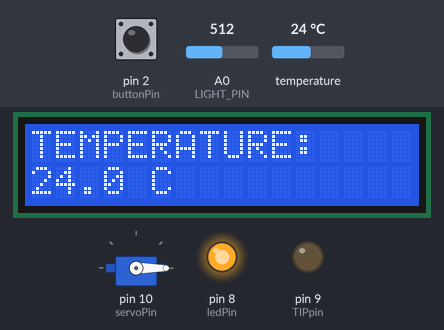
A sketch run on a simulated Arduino Uno, built with avr-gcc and run on an emulated ATmega328P. Shown: 16×2 character LCD, servo, output pins drawn as LEDs (lit = HIGH). The inputs (shaded band) are chosen by the test bench; at power-on: pin 2 (buttonPin) HIGH, temperature 24 °C, A0 (LIGHT_PIN) = 512. EEPROM starts erased.

Above: at 3.1 s.
3.2 s: pin 2 (buttonPin) pulled LOW for 1.15 s
At 4.9 s:
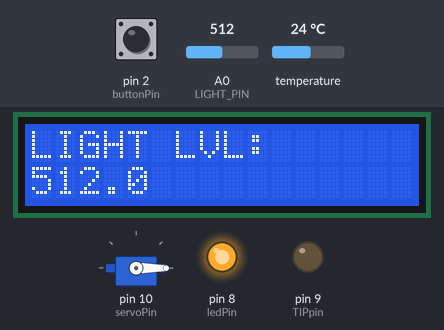
5.8 s: pin 2 (buttonPin) pulled LOW for 1.15 s
At 6.5 s:
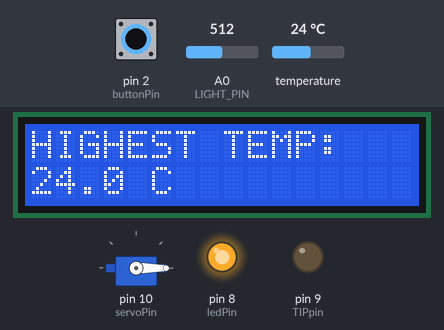
8.4 s: temperature set to 24.5 °C
At 9.6 s:
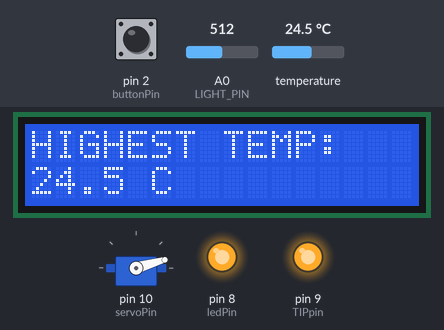
12.3 s: pin 2 (buttonPin) pulled LOW for 3.2 s
At 13.6 s:
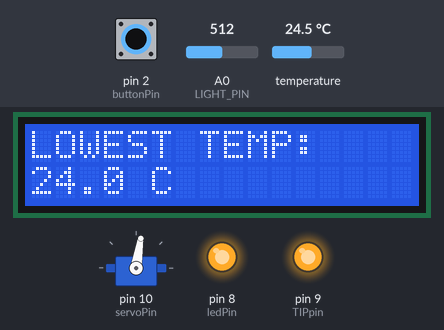
17.0 s: pin 2 (buttonPin) pulled LOW for 1.15 s
At 17.4 s:
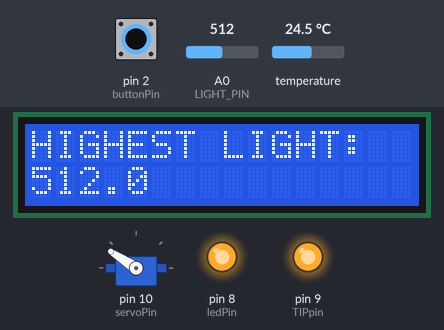
20.3 s: A0 (LIGHT_PIN) set to 681
At 22.6 s:
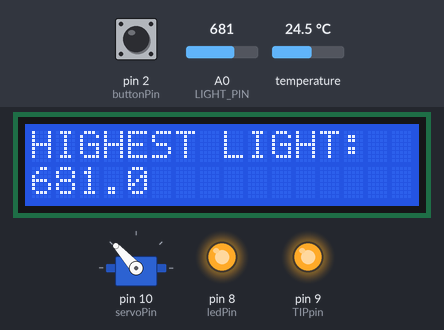
24.3 s: A0 (LIGHT_PIN) set to 708
Timing chart, 0 to 39.3 s (numbered marks = the images above; inputs shaded):
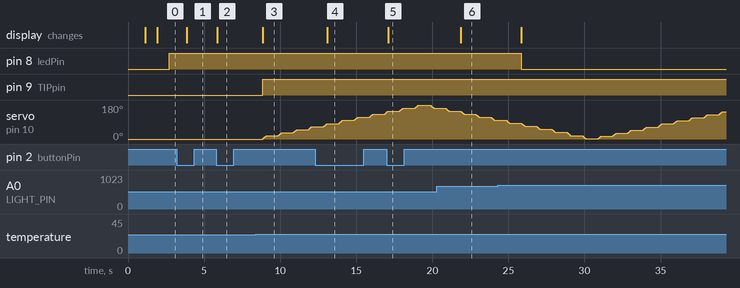

Measured:
- the behaviour switches between 24 and 24.1 °C on temperature (found by bisection; images 2 and 3)
- after the input at 3.2 s, the display: changes after 0.65 s (image 1)
- after the input at 5.8 s, the display: changes after 0.06 s (image 2)
- after the input at 8.4 s, pin 9 (TIPpin): LOW → HIGH after 0.45 s; servo on pin 10 (servoPin): moves from 0° to 65° over 3.2 s, starting after 0.46 s; the display: changes after 0.46 s (image 3)
- after the input at 12.3 s, the display: changes after 0.78 s (image 4)
- after the input at 17.0 s, the display: changes after 0.09 s (image 5)
- after the input at 20.3 s, the display: changes after 1.6 s (image 6)
- after the input at 24.3 s, pin 8 (ledPin): HIGH → LOW after 1.6 s

The sketch:

HW3.ino
```cpp
#include <OneWire.h>
#include <DallasTemperature.h>
#include <EEPROM.h>
#include <LiquidCrystal.h>
#include <Servo.h>

// Pin definitions
#define LIGHT_PIN A0
#define ONE_WIRE_BUS 13
const int ledPin = 8;
const int buttonPin = 2;
const int servoPin = 10;
const int TIPpin = 9;

// EEPROM addresses
#define MAGIC_ADDR      0
#define MAGIC_VALUE     0x42
#define HIGH_TEMP_ADDR  1
#define HIGH_LIGHT_ADDR 5
#define LOW_TEMP_ADDR   9
#define LOW_LIGHT_ADDR  13
#define BUTTON_ADDR     17

// Hardware objects
LiquidCrystal lcd(12, 11, 5, 4, 3, 6);
OneWire oneWire(ONE_WIRE_BUS);
DallasTemperature sensors(&oneWire);
Servo servo;

// Record tracking variables
float highestTemp = -100.0;
float lowestTemp = 1000.0;
float highestLight = 0.0;
float lowestLight = 1000.0;
int counter = 0;

// Current sensor readings
volatile float currentTemp = 0.0;
volatile float currentLight = 0.0;

// Display state tracking
float tempLast = -100.0;
float lightLast = -1.0;
int lastCounter = -1;

// Event flags
volatile bool buttonPressed = false;
volatile bool sensorReadFlag = false;
volatile bool displayUpdateFlag = false;
volatile bool servoUpdateFlag = false;

// Timer counters
volatile uint16_t sensorTimerCount = 0;
volatile uint16_t displayTimerCount = 0;
volatile uint16_t servoTimerCount = 0;
const uint16_t SENSOR_INTERVAL = 500;
const uint16_t DISPLAY_INTERVAL = 500;
const uint16_t SERVO_INTERVAL = 15;

// Servo variables
int servoPos = 0;
bool servoActive = false;
bool servoForward = true;

// Button debouncing
volatile unsigned long lastButtonTime = 0;
const unsigned long debounceDelay = 500;

void buttonISR() {
  unsigned long currentTime = millis();
  if (currentTime - lastButtonTime > debounceDelay) {
    buttonPressed = true;
    lastButtonTime = currentTime;
  }
}

void timer2_compa_handler() {
  sensorTimerCount++;
  displayTimerCount++;
  servoTimerCount++;

  if (sensorTimerCount >= SENSOR_INTERVAL) {
    sensorReadFlag = true;
    sensorTimerCount = 0;
  }

  if (displayTimerCount >= DISPLAY_INTERVAL) {
    displayUpdateFlag = true;
    displayTimerCount = 0;
  }

  if (servoTimerCount >= SERVO_INTERVAL) {
    servoUpdateFlag = true;
    servoTimerCount = 0;
  }
}

ISR(TIMER2_COMPA_vect) {
  timer2_compa_handler();
}


void setup() {
  sensors.begin();
  lcd.begin(16, 2);

  pinMode(ledPin, OUTPUT);
  pinMode(buttonPin, INPUT_PULLUP);
  pinMode(TIPpin, OUTPUT);

  servo.attach(servoPin);
  servo.write(0);
  servoPos = 0;

  lcd.clear();
  lcd.print("Initializing...");
  lcd.setCursor(0, 1);
  lcd.print("Temp & Light");

  attachInterrupt(digitalPinToInterrupt(buttonPin), buttonISR, FALLING);
  setupTimer2();

  loadEEPROMData();

  delay(1000);
  lcd.clear();

  readSensors();
  updateDisplay();
}

void loop() {
  if (buttonPressed) {
    handleButtonPress();
    buttonPressed = false;
  }

  if (sensorReadFlag) {
    readSensors();
    checkAndUpdateRecords();
    controlLED();
    controlServoLogic();
    sensorReadFlag = false;
  }

  if (displayUpdateFlag) {
    updateDisplay();
    displayUpdateFlag = false;
  }

  if (servoUpdateFlag) {
    updateServoPosition();
    servoUpdateFlag = false;
  }
}

void readSensors() {
  currentLight = analogRead(LIGHT_PIN);

  sensors.requestTemperatures();
  currentTemp = sensors.getTempCByIndex(0);
}


void checkAndUpdateRecords() {
  if (currentTemp > highestTemp) {
    highestTemp = currentTemp;
    EEPROM.put(HIGH_TEMP_ADDR, highestTemp);
  }

  if (currentTemp < lowestTemp) {
    lowestTemp = currentTemp;
    EEPROM.put(LOW_TEMP_ADDR, lowestTemp);
  }

  if (currentLight > highestLight) {
    highestLight = currentLight;
    EEPROM.put(HIGH_LIGHT_ADDR, highestLight);
  }

  if (currentLight < lowestLight) {
    lowestLight = currentLight;
    EEPROM.put(LOW_LIGHT_ADDR, lowestLight);
  }
}

void controlLED() {
  if (currentLight < 700) {
    digitalWrite(ledPin, HIGH);
  } else {
    digitalWrite(ledPin, LOW);
  }
}

void controlServoLogic() {
  if (currentTemp > 24) {
    digitalWrite(TIPpin, HIGH);
    if (!servoActive) {
      servoActive = true;
      servoForward = true;
      servoPos = 0;
    }
  } else {
    digitalWrite(TIPpin, LOW);
    if (servoActive) {
      servoActive = false;
    }
  }
}

void updateServoPosition() {
  if (!servoActive && servoPos == 0) {
    return;  // Servo is idle at position 0
  }

  if (servoActive) {
    if (servoForward) {
      servoPos++;
      if (servoPos >= 180) {
        servoForward = false;  // Reverse direction
      }
    } else {
      servoPos--;
      if (servoPos <= 0) {
        servoForward = true;   // Forward again
      }
    }
    servo.write(servoPos);
  }
}

void handleButtonPress() {
  counter++;
  if (counter > 5) {
    counter = 0;
  }
  lastCounter = -1;
  displayUpdateFlag = true;
  EEPROM.put(BUTTON_ADDR, counter);
}

void updateDisplay() {
  bool needsUpdate = (lastCounter != counter);
  switch (counter) {
    case 0:
      if (needsUpdate || tempLast != currentTemp) {
        tempLast = currentTemp;
        printData("TEMPERATURE:", " C", currentTemp, lcd);
        lastCounter = counter;
      }
      break;

    case 1:
      if (needsUpdate || lightLast != currentLight) {
        lightLast = currentLight;
        printData("LIGHT LVL:", "", currentLight, lcd);
        lastCounter = counter;
      }
      break;

    case 2:
      printData("HIGHEST TEMP:", " C", highestTemp, lcd);
      lastCounter = counter;
      break;

    case 3:
      printData("LOWEST TEMP:", " C", lowestTemp, lcd);
      lastCounter = counter;
      break;

    case 4:
      printData("HIGHEST LIGHT:", "", highestLight, lcd);
      lastCounter = counter;
      break;

    case 5:
      printData("LOWEST LIGHT:", "", lowestLight, lcd);
      lastCounter = counter;
      break;
  }
}

void printData(String text, String text2, float value, LiquidCrystal &lcd) {
  lcd.clear();
  lcd.print(text);
  lcd.setCursor(0, 1);
  lcd.print(value, 1);
  lcd.print(text2);
}

void loadEEPROMData() {
  if (EEPROM.read(MAGIC_ADDR) == MAGIC_VALUE) {
    EEPROM.get(HIGH_TEMP_ADDR, highestTemp);
    EEPROM.get(LOW_TEMP_ADDR, lowestTemp);
    EEPROM.get(HIGH_LIGHT_ADDR, highestLight);
    EEPROM.get(LOW_LIGHT_ADDR, lowestLight);
    EEPROM.get(BUTTON_ADDR, counter);
  } else {
    EEPROM.write(MAGIC_ADDR, MAGIC_VALUE);
    EEPROM.put(HIGH_TEMP_ADDR, highestTemp);
    EEPROM.put(LOW_TEMP_ADDR, lowestTemp);
    EEPROM.put(HIGH_LIGHT_ADDR, highestLight);
    EEPROM.put(LOW_LIGHT_ADDR, lowestLight);
    EEPROM.put(BUTTON_ADDR, counter);
  }
}

void setupTimer2() {
  noInterrupts();

  TCCR2A = 0;
  TCCR2B = 0;
  TCNT2 = 0;

  // Set compare match register for 1ms (1000 Hz)
  // Timer2 is 8-bit, so we use different prescaler
  // Formula: (16MHz / (prescaler * frequency)) - 1
  // (16000000 / (128 * 1000)) - 1 = 124
  OCR2A = 124;

  // Configure Timer2
  TCCR2A |= (1 << WGM21);   // CTC mode
  TCCR2B |= (1 << CS22) | (1 << CS20);  // 128 prescaler
  TIMSK2 |= (1 << OCIE2A);  // Enable compare interrupt

  interrupts();
}
```
